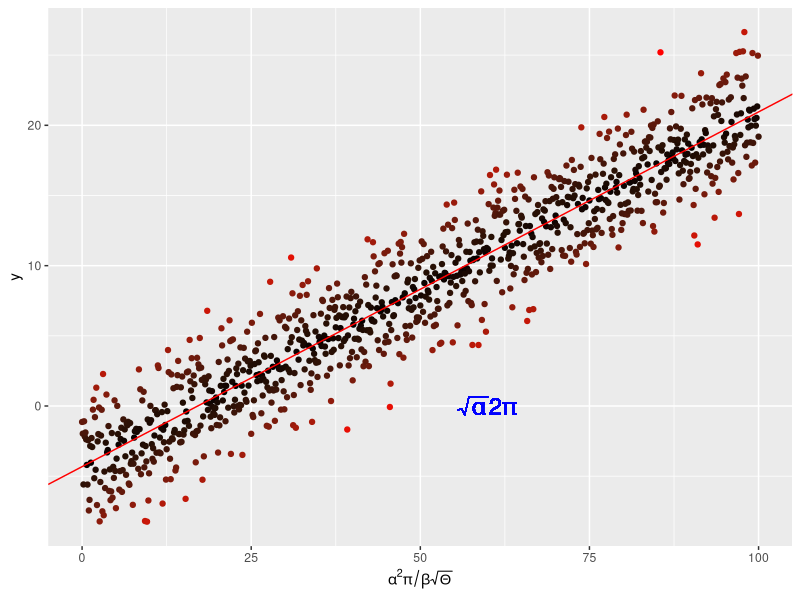

R code for this plot:
require(ggplot2)

# script
x <- seq(0, 100, by = 0.1)
y <- -4. + 0.25 * x +
  rnorm(length(x), mean = 0., sd = 2.5)

# and put them in a dataframe
my_data <- data.frame(x = x, y = y)

# perform a linear regression
my_lm <- summary(lm(y ~ x, data = my_data))

# plot the data
p <-  ggplot(my_data, aes(x = x, y = y,
                          colour = abs(my_lm$residual))
             ) +
  geom_point() +
  scale_colour_gradient(low = "black", high = "red") +
  theme(legend.position = "none") +
  scale_x_continuous(
    expression(alpha^2 * pi / beta * sqrt(Theta)))

# add the regression line
p <- p + geom_abline(
  intercept = my_lm$coefficients[1][1],
  slope = my_lm$coefficients[2][1],
  colour = "red")
# throw some math on the plot
p <- p + geom_text(aes(x = 60, y = 0,
                       label = "sqrt(alpha) * 2* pi"), 
                       parse = TRUE, size = 6, 
                       colour = "blue")
# creates figure
pdf("../results/MyLinReg.pdf")
p
dev.off()